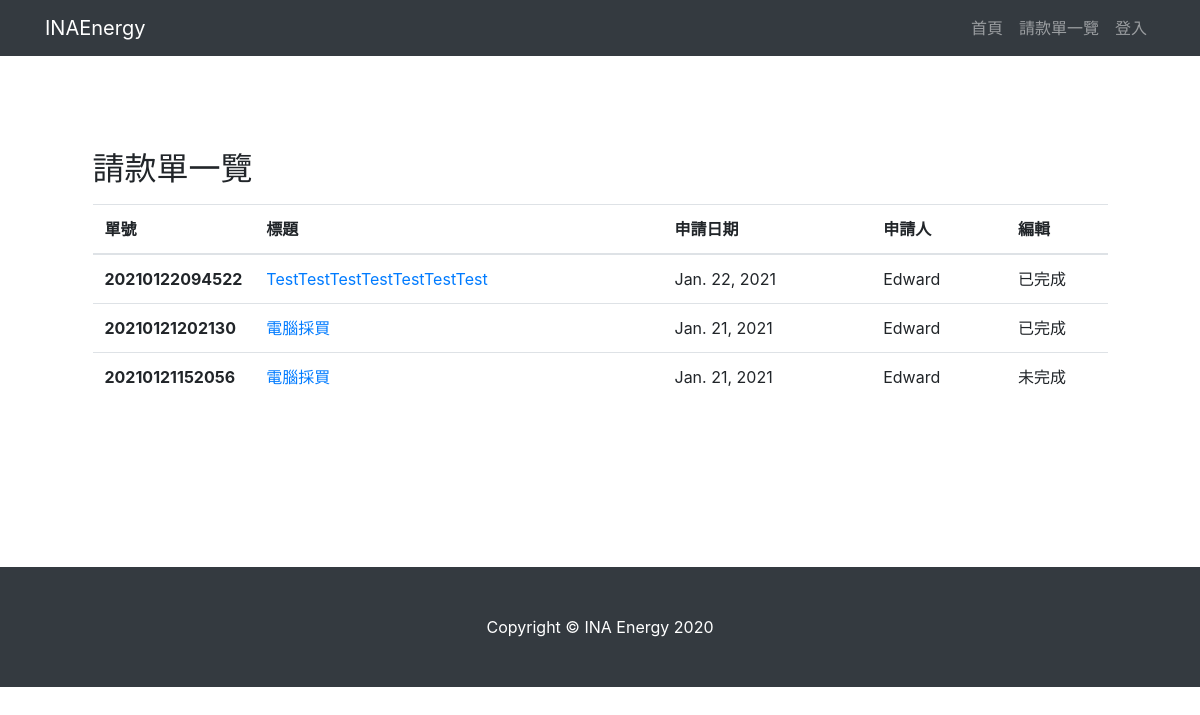
The app's page /invoice/, older data.
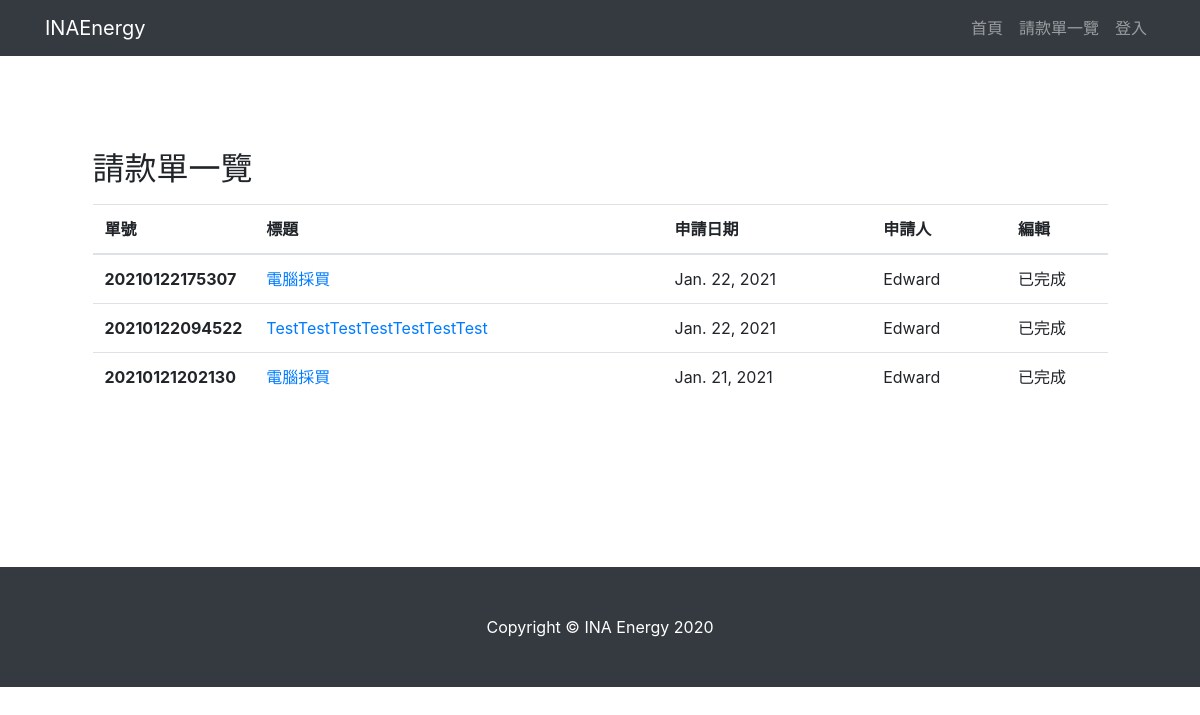
The same page, newer data.
### invoice/models.py (models this page shows, shortened)
class Invoice(models.Model):
    REMIT = '匯款'
    CHECK = '支票'
    CASH = '現金'
    PAY_METHOD_CHOICE = (
        (REMIT, '匯款'),
        (CHECK, '支票'),
        (CASH, '現金'),
    )
    serial_num = models.CharField(max_length=15)
    employee = models.CharField(max_length=20)
    title = models.CharField(max_length=100)
    purpose = models.CharField(max_length=200)
    filldate = models.DateField(
        default=timezone.now()
    )
    request_unit = models.ForeignKey(
        'RequestUnit',
        on_delete=models.PROTECT,
    )
    pay_comp = models.CharField(max_length=100)
    pay_methold = models.CharField(
        max_length=10,
        choices=PAY_METHOD_CHOICE,
        default=REMIT,
    )
    pay_date = models.DateField()
    is_approved = models.BooleanField(default=False)
    is_completed = models.BooleanField(default=False)
    is_valid = models.BooleanField(default=True)
    remark = models.CharField(max_length=500, default="None")
    creat_time = models.DateTimeField(auto_now_add=True)
    update_time = models.DateTimeField(auto_now=True)

### invoice/views.py (the view)
# urls.py: path("", views.index, name="Index"),
def index(request):
    template = loader.get_template("invoice/list.html")
    invoice_list = Invoice.objects.order_by('-creat_time')
    context = {
        'invoice_list': invoice_list
    }
    return HttpResponse(template.render(context, request))

### inainvoice/template/invoice/list.html (shortened to what this page needs)
{% extends 'frame/base.html' %}
{% block content %}
  <section>
    <div class="container">
      <div class="row">
        <div class="col-lg-11 mx-auto table-responsive-xl">
          <h2>請款單一覽</h2>
          {% if invoice_list %}
          <table class="table table-hover">
            <thead>
              <tr>
                <th scope="col" width="15%">單號</th>
                <th scope="col">標題</th>
                <th scope="col">申請日期</th>
                <th scope="col">申請人</th>
                <th scope="col" width="10%">編輯</th>
              </tr>
            </thead>
            <tbody>
              {% for invoice in invoice_list%}
              <tr>
                <th scope="row">{{ invoice.serial_num }}</th>
                <td><a href="{{ invoice.id }}">{{ invoice.title }}</a></td>
                <td>{{ invoice.filldate }}</td>
                <td>{{ invoice.employee }}</td>
                <td>
                  {% if invoice.is_completed %}
                    已完成
                  {% else %}
                    未完成
                  {% endif %}
                </td>
              </tr>
              {% endfor %}
            </tbody>
          </table>
          {% else %}
          <p>目前沒有資料！</p>
          <p></p>
          {% endif %}
        </div>
      </div>
    </div>
  </section>
{% endblock %}

### inainvoice/template/frame/base.html (shortened to what this page needs)
<!DOCTYPE html>
<html lang="en">
{% load static %}
<head>
  <link href="{% static 'vendor/bootstrap/css/bootstrap.min.css' %}" rel="stylesheet">
  <link href="{% static 'css/scrolling-nav.css' %}" rel="stylesheet">
  <link href="{% static 'vendor/bootstrap/css/custom-style.css' %}" rel="stylesheet">
</head>
<body id="page-top">
  <nav class="navbar navbar-expand-lg navbar-dark bg-dark fixed-top" id="mainNav">
    <div class="container">
      <a class="navbar-brand js-scroll-trigger" href="/">INAEnergy</a>
      <div class="collapse navbar-collapse" id="navbarResponsive">
        <ul class="navbar-nav ml-auto">
          <li class="nav-item">
            <a class="nav-link js-scroll-trigger" href="/">首頁</a>
          </li>
          <li class="nav-item">
            <a class="nav-link js-scroll-trigger" href="/invoice/">請款單一覽</a>
          </li>
          <li class="nav-item">
            {% if request.user.is_authenticated %}
            <a class="nav-link" href="/accounts/logout/">登出</a>
            {% else %}
            <a class="nav-link" href="/accounts/login/">登入</a>
            {% endif %}
          </li>
        </ul>
      </div>
    </div>
  </nav>
  {% block content %}
  {% endblock %}
  <footer class="py-5 bg-dark">
    <div class="container">
      <p class="m-0 text-center text-white">Copyright &copy; INA Energy 2020</p>
    </div>
  </footer>
</body>
</html>

### inainvoice/static/css/scrolling-nav.css (style rules this page uses)
section { padding: 150px 0; }

Row changes from the older to the newer data that the page shows:
removed Invoice: serial_num "20210121152056", title "電腦採買", filldate "Jan. 21, 2021", employee "Edward", is_completed "未完成"
added Invoice: serial_num "20210122175307", title "電腦採買", filldate "Jan. 22, 2021", employee "Edward", is_completed "已完成"
